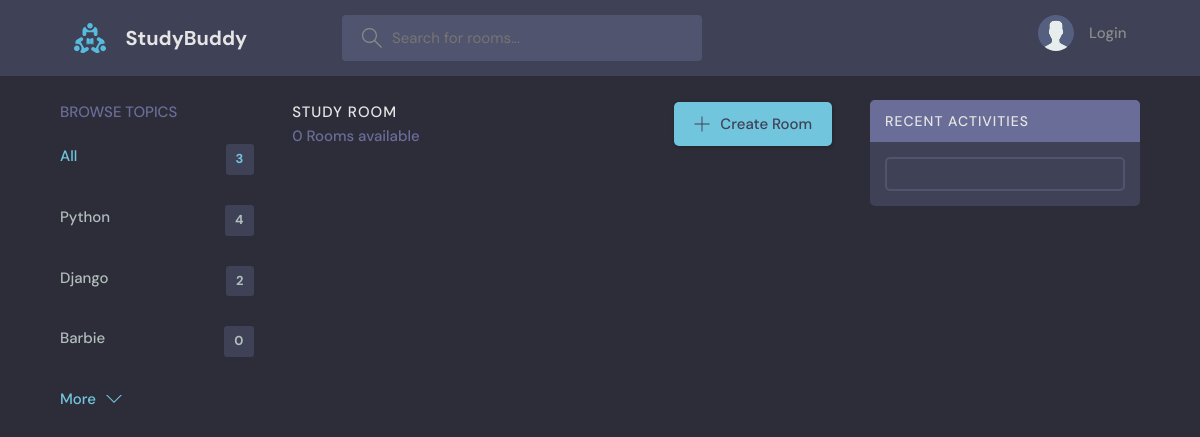
The page /?q=test on the database as committed earlier.
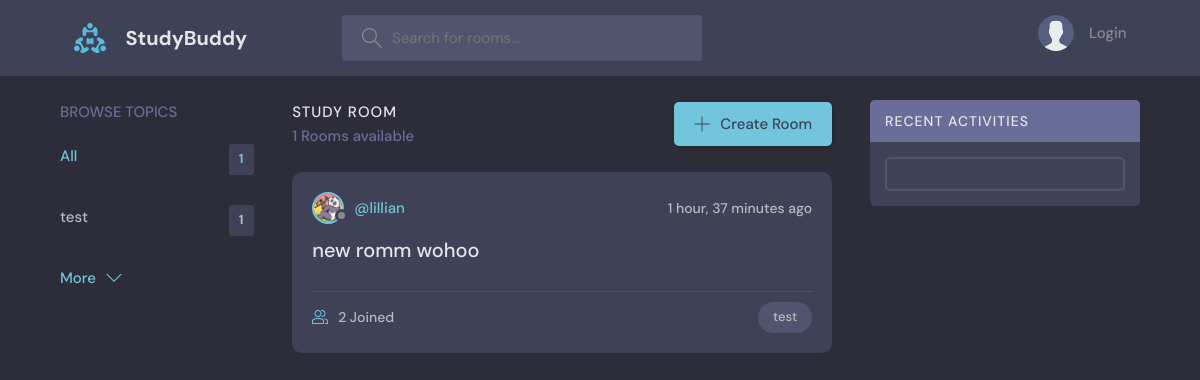
The same page on the database as committed later.
### base/models.py (models this page shows, shortened)
class Topic(models.Model):
    name = models.CharField(max_length=200)

class Room(models.Model):
    host = models.ForeignKey(User, on_delete=models.SET_NULL, null=True)
    topic = models.ForeignKey(Topic, on_delete=models.SET_NULL, null=True)
    name = models.CharField(max_length=200)
    description = models.TextField(null = True, blank=True)
    participants = models.ManyToManyField(User, related_name='participants', blank=True)
    updated =models.DateTimeField(auto_now=True)
    created = models.DateTimeField(auto_now_add=True)
    class Meta:
       ordering = ['-updated', '-created']

class User(AbstractUser):
    name = models.CharField(max_length=200, null=True)
    email = models.EmailField(unique=True)
    bio = models.TextField(null=True)
    avatar = models.ImageField(null=True, default="avatar.svg")
    USERNAME_FIELD='email'
    REQUIRED_FIELDS=[]

### base/views.py (the view)
# urls.py: path('', views.home, name="home"),
def home(request):
    q = request.GET.get('q') if request.GET.get('q') != None else ''
    rooms = Room.objects.filter(
        Q(topic__name__icontains=q) |
        Q(name__icontains=q) |
        Q(description__icontains=q)
        )
    room_messages = Message.objects.filter(Q(room__name__icontains=q))
    topics = Topic.objects.all()[0:5]
    room_count = rooms.count()
    context = {'rooms':rooms, 'topics':topics, 'room_count': room_count, 'room_messages': room_messages}
    return render(request, 'base/home.html', context)

### base/templates/base/home.html (shortened to what this page needs)
{% extends 'main.html' %}
{% block content %}
    <main class="layout layout--3">
      <div class="container">
        {% include 'base/topics_component.html' %}
        <div class="roomList">
          <div class="roomList__header">
            <div>
              <h2>Study Room</h2>
              <p>{{room_count}} Rooms available</p>
            </div>
            <a class="btn btn--main" href="{% url 'create-room' %}">
              <svg version="1.1" xmlns="http://www.w3.org/2000/svg" width="32" height="32" viewBox="0 0 32 32">
                <title>add</title>
                <path
                  d="M16.943 0.943h-1.885v14.115h-14.115v1.885h14.115v14.115h1.885v-14.115h14.115v-1.885h-14.115v-14.115z"
                ></path>
              </svg>
              Create Room
            </a>
          </div>
          {% include 'base/feed_component.html' %}
        </div>
        {% include 'base/activity_component.html' %}
      </div>
    </main>
{% endblock %}

### base/templates/base/topics_component.html
<div class="topics">
    <div class="topics__header">
      <h2>Browse Topics</h2>
    </div>
    <ul class="topics__list">
      <li>
        <a href="{% url 'home' %}" class="active">All <span>{{topics.count}}</span></a>
      </li>
      {% for topic in topics %}
      <li>
        <a href="{% url 'home' %}?q={{topic.name}}">{{topic.name}}<span>{{topic.room_set.all.count}}</span></a>
      </li>
      {% endfor %}
    </ul>
    <a class="btn btn--link" href="{% url 'topics' %}">
      More
      <svg version="1.1" xmlns="http://www.w3.org/2000/svg" width="32" height="32" viewBox="0 0 32 32">
        <title>chevron-down</title>
        <path d="M16 21l-13-13h-3l16 16 16-16h-3l-13 13z"></path>
      </svg>
    </a>
  </div>

### base/templates/base/feed_component.html (shortened to what this page needs)
{% for room in rooms%}
<div class="roomListRoom">
    <div class="roomListRoom__header">
      <a href="{% url 'user-profile' room.host.id %}" class="roomListRoom__author">
        <div class="avatar avatar--small">
          <img src="{{room.host.avatar.url}}" />
        </div>
        <span>@{{room.host.username}}</span>
      </a>
      <div class="roomListRoom__actions">
        <span>{{room.created|timesince}} ago</span>
      </div>
    </div>
    <div class="roomListRoom__content">
      <a href="{% url 'room' room.id %}">{{room.name}}</a>
    </div>
    <div class="roomListRoom__meta">
      <a href="{% url 'room' room.id %}" class="roomListRoom__joined">
        {{room.participants.all.count}} Joined
      </a>
      <p class="roomListRoom__topic">{{room.topic.name}}</p>
    </div>
  </div>
{% endfor %}

Rows that differ between the two databases and show on the page:
removed Topic: name "Django", room_set.all.count "2"
removed Topic: name "Barbie", room_set.all.count "0"
changed Topic: name "Python" → "test"; room_set.all.count "4" → "1"
now on this page (row edited): Room: host.avatar (picture), host.username "lillian", created "1 hour, 37 minutes", name "new romm wohoo", participants.all.count "2", topic.name "test"
Other text that changed with them:
{{ topics.count }}: "3" → "1"
{{ room_count }}: "0" → "1"
